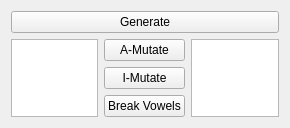
<?xml version="1.0" encoding="UTF-8"?>
<ui version="4.0">
 <class>Form</class>
 <widget class="QWidget" name="Form">
  <property name="geometry">
   <rect>
    <x>0</x>
    <y>0</y>
    <width>290</width>
    <height>105</height>
   </rect>
  </property>
  <property name="sizePolicy">
   <sizepolicy hsizetype="Fixed" vsizetype="Fixed">
    <horstretch>0</horstretch>
    <verstretch>0</verstretch>
   </sizepolicy>
  </property>
  <property name="windowTitle">
   <string>Language</string>
  </property>
  <layout class="QVBoxLayout">
   <item>
    <widget class="QPushButton" name="generate">
     <property name="text">
      <string>Generate</string>
     </property>
    </widget>
   </item>
   <item>
    <layout class="QHBoxLayout">
     <item>
      <widget class="QListWidget" name="source">
       <property name="sizePolicy">
        <sizepolicy hsizetype="Expanding" vsizetype="Expanding">
         <horstretch>0</horstretch>
         <verstretch>0</verstretch>
        </sizepolicy>
       </property>
       <property name="minimumSize">
        <size>
         <width>0</width>
         <height>0</height>
        </size>
       </property>
      </widget>
     </item>
     <item>
      <layout class="QVBoxLayout">
       <item>
        <widget class="QPushButton" name="amutate">
         <property name="text">
          <string>A-Mutate</string>
         </property>
        </widget>
       </item>
       <item>
        <widget class="QPushButton" name="imutate">
         <property name="text">
          <string>I-Mutate</string>
         </property>
        </widget>
       </item>
       <item>
        <widget class="QPushButton" name="breakvowels">
         <property name="text">
          <string>Break Vowels</string>
         </property>
        </widget>
       </item>
      </layout>
     </item>
     <item>
      <widget class="QListWidget" name="dest">
       <property name="sizePolicy">
        <sizepolicy hsizetype="Expanding" vsizetype="Expanding">
         <horstretch>0</horstretch>
         <verstretch>0</verstretch>
        </sizepolicy>
       </property>
       <property name="minimumSize">
        <size>
         <width>0</width>
         <height>0</height>
        </size>
       </property>
      </widget>
     </item>
    </layout>
   </item>
  </layout>
 </widget>
 <resources/>
 <connections/>
</ui>
